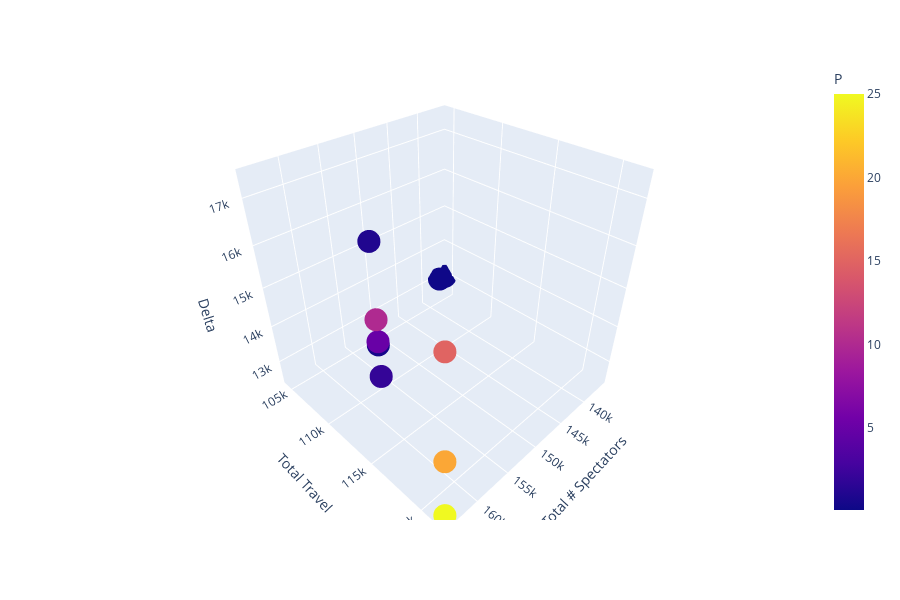

Here is the notebook cell this chart was saved with:
### Markdown cell above
## Pareto front

### Code cell
px.scatter_3d(df_gkpis.reset_index(),x='Total # Spectators',y='Total Travel',z='Delta',color='P',
             width=900, height=600)

### Figure 1 — Plotly figure (JSON) as saved in the notebook; plotly's stock layout.template omitted (floating-point values rounded to 4 significant figures)
{"data": [{"hoverlabel": {"namelength": 0}, "hovertemplate": "Total # Spectators=%{x}<br>Total Travel=%{y}<br>Delta=%{z}<br>P=%{marker.color}", "legendgroup": "", "marker": {"color": [0.1, 0.2, 0.5, 1, 2, 5, 10, 15, 20, 25], "coloraxis": "coloraxis", "symbol": "circle"}, "mode": "markers", "name": "", "scene": "scene", "showlegend": false, "type": "scatter3d", "x": [136000, 137500, 163500, 163500, 163500, 163500, 163500, 164000, 164000, 164000], "y": [104500.0, 104700.0, 115800.0, 115800.0, 115800.0, 115800.0, 115800.0, 121500.0, 121500.0, 121500.0], "z": [12970.0, 13040.0, 15440.0, 17410.0, 14720.0, 15510.0, 15970.0, 16370.0, 14000.0, 12510.0]}], "layout": {"coloraxis": {"colorbar": {"title": {"text": "P"}}, "colorscale": [[0, "#0d0887"], [0.1111, "#46039f"], [0.2222, "#7201a8"], [0.3333, "#9c179e"], [0.4444, "#bd3786"], [0.5556, "#d8576b"], [0.6667, "#ed7953"], [0.7778, "#fb9f3a"], [0.8889, "#fdca26"], [1, "#f0f921"]]}, "height": 600, "legend": {"tracegroupgap": 0}, "margin": {"t": 60}, "scene": {"domain": {"x": [0, 1], "y": [0, 1]}, "xaxis": {"title": {"text": "Total # Spectators"}}, "yaxis": {"title": {"text": "Total Travel"}}, "zaxis": {"title": {"text": "Delta"}}}, "width": 900}}
